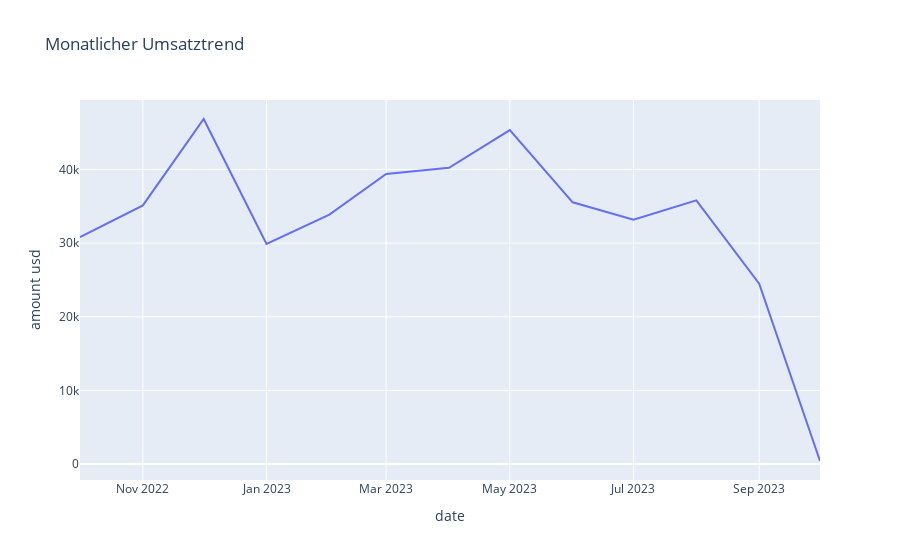

Notebook code for this chart:
### Code cell
# 1. Liniendiagramm: Verkäufe (amount usd) über Zeit

# Gruppieren und NUR die 'amount usd' Spalte summieren
sales_per_month = df.groupby(df['date'].dt.to_period('M'))['amount usd'].sum().reset_index()

# Zeitraum wieder in Timestamp zurückverwandeln
sales_per_month['date'] = sales_per_month['date'].dt.to_timestamp()

# Jetzt plotten
fig = px.line(sales_per_month, x='date', y='amount usd', title='Monatlicher Umsatztrend')
fig.show()

### Figure 1 — Plotly figure (JSON) as saved in the notebook; plotly's stock layout.template omitted (floating-point values rounded to 4 significant figures)
{"data": [{"hovertemplate": "date=%{x}<br>amount usd=%{y}<extra></extra>", "legendgroup": "", "line": {"color": "#636efa", "dash": "solid"}, "marker": {"symbol": "circle"}, "mode": "lines", "name": "", "orientation": "v", "showlegend": false, "type": "scatter", "x": ["2022-10-01T00:00:00.000000000", "2022-11-01T00:00:00.000000000", "2022-12-01T00:00:00.000000000", "2023-01-01T00:00:00.000000000", "2023-02-01T00:00:00.000000000", "2023-03-01T00:00:00.000000000", "2023-04-01T00:00:00.000000000", "2023-05-01T00:00:00.000000000", "2023-06-01T00:00:00.000000000", "2023-07-01T00:00:00.000000000", "2023-08-01T00:00:00.000000000", "2023-09-01T00:00:00.000000000", "2023-10-01T00:00:00.000000000"], "xaxis": "x", "y": [30810.0, 35130.0, 46850.0, 29890.0, 33880.0, 39380.0, 40220.0, 45350.0, 35540.0, 33180.0, 35810.0, 24490.0, 423.0], "yaxis": "y"}], "layout": {"legend": {"tracegroupgap": 0}, "title": {"text": "Monatlicher Umsatztrend"}, "xaxis": {"anchor": "y", "domain": [0, 1], "title": {"text": "date"}}, "yaxis": {"anchor": "x", "domain": [0, 1], "title": {"text": "amount usd"}}}}
